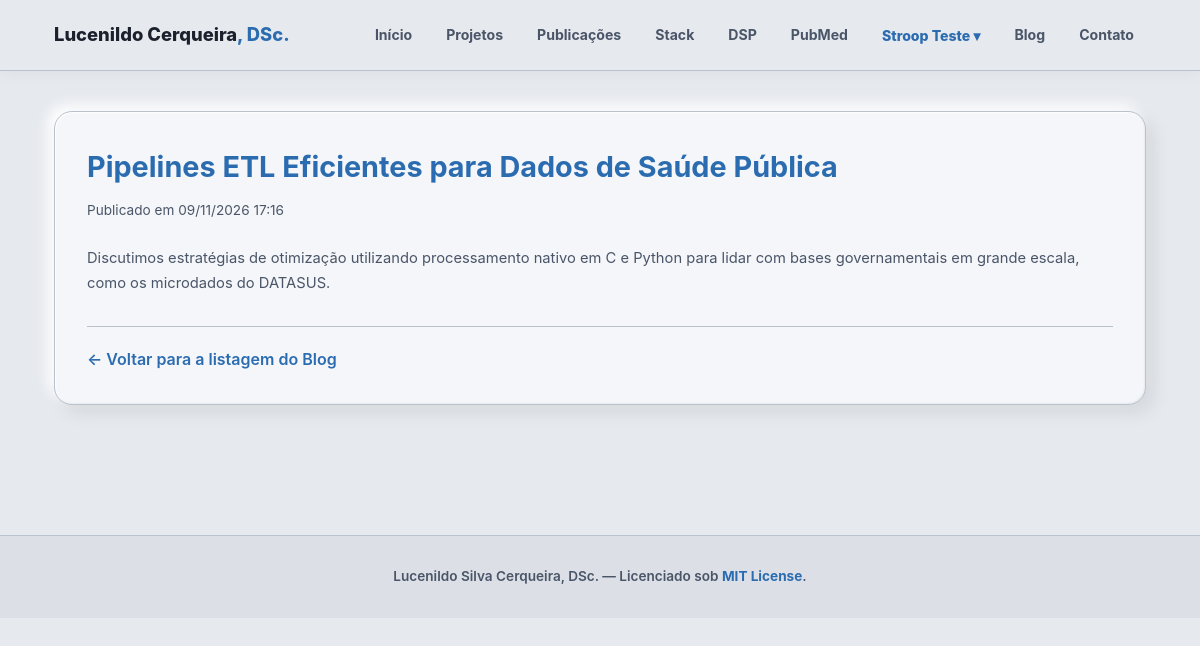
Screenshot of /blog/pipelines-etl-eficientes-saude-publica/ with the database file from the repository.
### core/models.py (models this page shows, shortened)
class PostBlog(models.Model):
    titulo = models.CharField(max_length=200, verbose_name="Título")
    slug = models.SlugField(unique=True, max_length=200)
    conteudo = models.TextField(verbose_name="Conteúdo")
    data_publicacao = models.DateTimeField(default=timezone.now, verbose_name="Data de Publicação")
    class Meta:
        verbose_name = "Post do Blog"
        verbose_name_plural = "Posts do Blog"

### core/views.py (the view)
# urls.py: path('blog/<slug:slug>/', views.blog_detalhe, name='blog_detalhe'),
def blog_detalhe(request, slug):
    post = get_object_or_404(PostBlog, slug=slug)
    return render(request, 'core/blog_detalhe.html', {'post': post})

### core/templates/core/blog_detalhe.html (shortened to what this page needs)
{% extends 'core/base.html' %}
{% block content %}
<div class="card" style="padding: 32px;">
  <h1 style="color: var(--accent); margin-bottom: 10px; font-size: 1.8rem;">{{ post.titulo }}</h1>
  <span style="font-size: 0.85rem; color: var(--text-secondary); margin-bottom: 24px; display: block;">Publicado em {{ post.data_publicacao|date:"d/m/Y H:i" }}</span>
  <div style="line-height: 1.7; color: var(--text-primary); font-size: 1rem;">
    <p>{{ post.conteudo|linebreaks }}</p>
  </div>
  <div style="margin-top: 30px; border-top: 1px solid var(--border-clay); padding-top: 20px;">
    <a href="{% url 'blog_lista' %}" style="color: var(--accent); text-decoration: none; font-weight: 600;">&larr; Voltar para a listagem do Blog</a>
  </div>
</div>
{% endblock %}

### core/templates/core/base.html (style rules this page uses)
:root { --bg-primary: #e6e9ee; --bg-secondary: #dce0e6; --surface: #f4f6f9; --surface-hover: #ffffff; --border-clay: #b8c1cc; --border-strong: #9aa4b2; --text-primary: #1a202c; --text-secondary: #4a5568; --accent: #2b6cb0; --accent-hover: #1e4e80; --accent-glow: rgba(43, 108, 176, 0.15); --clay-shadow: 8px 8px 18px rgba(0, 0, 0, 0.08), -6px -6px 14px #ffffff, inset 1px 1px 2px #ffffff, inset -1px -1px 2px rgba(0, 0, 0, 0.05); --clay-shadow-hover: 10px 10px 22px rgba(0, 0, 0, 0.12), -8px -8px 18px #ffffff, inset 1px 1px 3px #ffffff, inset -1px -1px 3px rgba(0, 0, 0, 0.08); --clay-button: 4px 4px 10px rgba(0, 0, 0, 0.08), -3px -3px 8px #ffffff, inset 1px 1px 1px #ffffff; }
* { box-sizing: border-box; margin: 0; padding: 0; }
body { font-family: -apple-system, BlinkMacSystemFont, "Segoe UI", Roboto, sans-serif; background-color: var(--bg-primary); color: var(--text-primary); line-height: 1.6; }
.card { background-color: var(--surface); border: 1.5px solid var(--border-clay); border-radius: 18px; padding: 24px; box-shadow: var(--clay-shadow); transition: all 0.3s ease; }
.card p { font-size: 0.92rem; color: var(--text-secondary); }

### rows the page displays
PostBlog: titulo "Pipelines ETL Eficientes para Dados de Saúde Pública", data_publicacao "09/11/2026 17:16", conteudo "Discutimos estratégias de otimização utilizando processamento nativo em C e Python para lidar com bases governamentais em grande escala, como os microdados do DATASUS."
